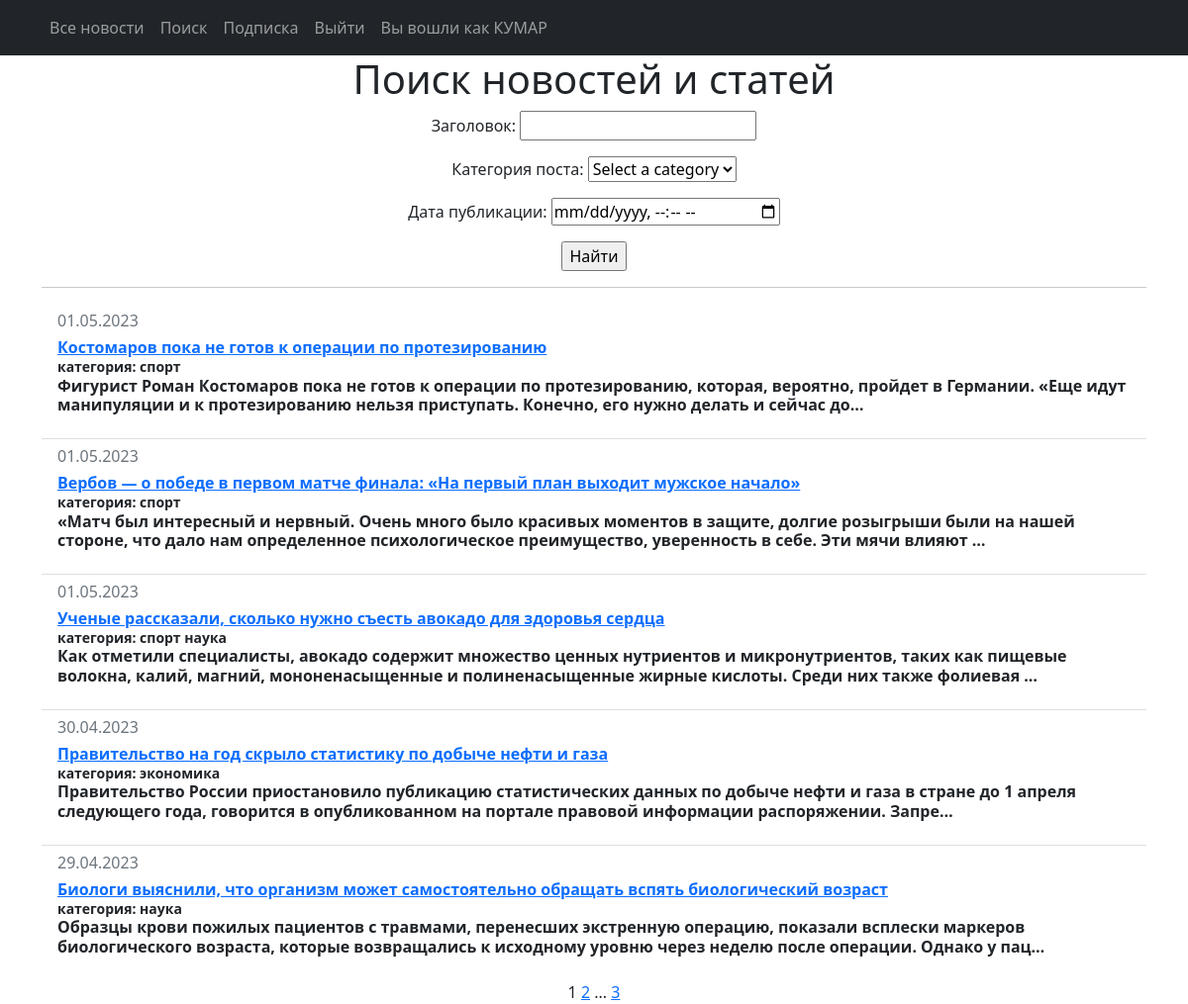
Before: /search/ (signed in) with the older database file.
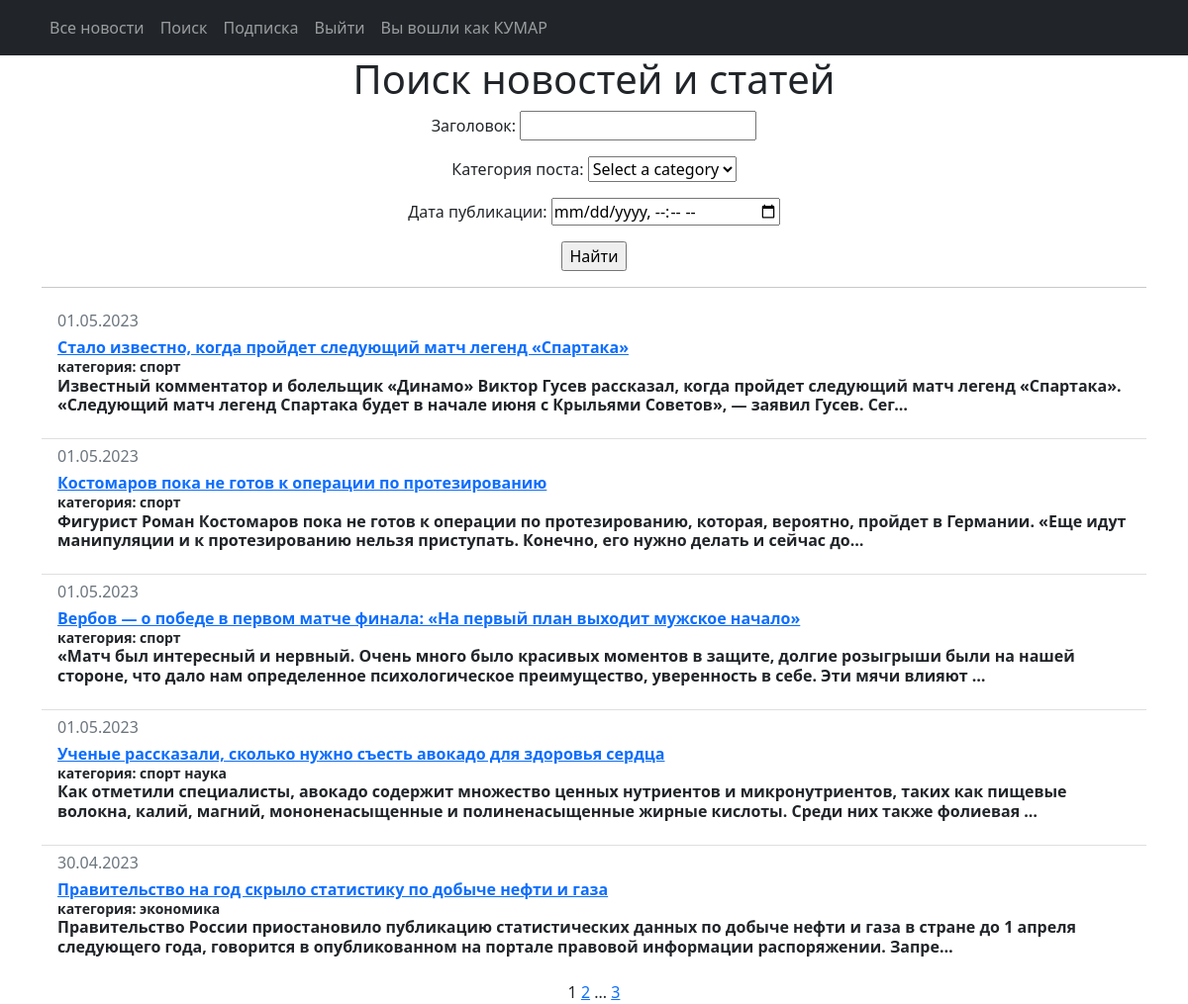
After: the same page with the newer database file.
### news/models.py (models this page shows, shortened)
class Post(models.Model):
    NEWS = 'NW'
    ARTICLE = 'AR'
    CATEGORY_CHOICES = (
        (NEWS, 'Новость'),
        (ARTICLE, 'Статья'),
    )
    author = models.ForeignKey(Author, on_delete=models.CASCADE)
    categoryType = models.CharField(max_length=2, choices=CATEGORY_CHOICES, default=ARTICLE)
    date = models.DateTimeField(auto_now_add=True)
    category = models.ManyToManyField(Category, through='PostCategory')
    title = models.CharField(max_length=255)
    text = models.TextField()
    rating = models.SmallIntegerField(default=0)
    class Meta:
        verbose_name = 'Новость'
        verbose_name_plural = 'Новости'

class Category(models.Model):
    name = models.CharField(max_length=64, unique=True)
    subscribers = models.ManyToManyField(User, blank=True, related_name='categories', through='Subscriber')
    class Meta:
        verbose_name = 'Категория'
        verbose_name_plural = 'Категории'
    def __str__(self):
        return self.name

### news/views.py (the view)
# urls.py: path('search/', PostSearch.as_view(), name='post_search'),
class PostSearch(LoginRequiredMixin, ListView):
    model = Post
    ordering = '-date'
    template_name = 'search_page.html'
    context_object_name = 'search_page'
    paginate_by = 5
    def get_queryset(self):
        queryset = super().get_queryset()
        self.filterset = PostFilter(self.request.GET, queryset)
        return self.filterset.qs
    def get_context_data(self, **kwargs):
        context = super().get_context_data(**kwargs)
        context['filterset'] = self.filterset
        return context

### news/templatetags/custom_filters.py (called while the page is built)
@register.filter()
def censor(value):
    text = value
    for r in replacements.items():
        text = text.replace(r[0], r[1])
    return text

### news/templatetags/custom_tags.py (called while the page is built)
@register.simple_tag(takes_context=True)
def url_replace(context, **kwargs):
    d = context['request'].GET.copy()
    for k, v in kwargs.items():
        d[k] = v
    return d.urlencode()

### news/templates/search_page.html (shortened to what this page needs)
{% extends 'default.html' %}
{% load custom_filters %}
{% load custom_tags %}
{% block content %}
<h1>Поиск новостей и статей</h1>
<form action="" method="get">
    {{ filterset.form.as_p }}
    <input type="submit" value="Найти"/>
</form>
<hr>
{% if search_page %}
<ul class="list-group list-group-flush">
    {% for news in search_page %}
    <li class="list-group-item">
        <h6 align="left"<small class="text-muted">{{ news.date|date:'d.m.Y' }}</small> <br>
        <h6 align="left"<small class="fw-bold">
        <a href="{% url 'post' news.id %}">{{ news.title | censor }} </a></small> <br>
        <tr>
            <small class="fw-bold">категория:
            {% for category in news.category.all %}
            {{ category.name }}
            {% endfor %}
            </small>
            <p align="left">{{ news.text | truncatechars:210 }}</p>
    </li>
    {% endfor %}
</ul>
{% else %}
<h1>Новости не найдены</h1>
{% endif %}
{{ page_obj.number }}
{% if page_obj.has_next %}
<a href="?{% url_replace page=page_obj.next_page_number %}">{{ page_obj.next_page_number }}</a>
{% if paginator.num_pages != page_obj.next_page_number %}
...
<a href="?{% url_replace page=page_obj.paginator.num_pages %}">{{ page_obj.paginator.num_pages }}</a>
{% endif %}
{% endif %}
{% endblock content %}

Changed rows visible on the page:
no longer on this page (row unchanged): Post: date "29.04.2023", title|censor "Биологи выяснили, что организм может самостоятельно обращать вспять биологический возраст", text "Образцы крови пожилых пациентов с травмами, перенесших экстренную операцию, показали всплески маркеров биологического возраста, которые возвращались к исходному уровню через неделю после операции. Однако у пац…", Category (name "наука")
added Post: date "01.05.2023", title|censor "Стало известно, когда пройдет следующий матч легенд «Спартака»", text "Известный комментатор и болельщик «Динамо» Виктор Гусев рассказал, когда пройдет следующий матч легенд «Спартака». «Следующий матч легенд Спартака будет в начале июня с Крыльями Советов», — заявил Гусев. Сег…", Category (name "спорт")
